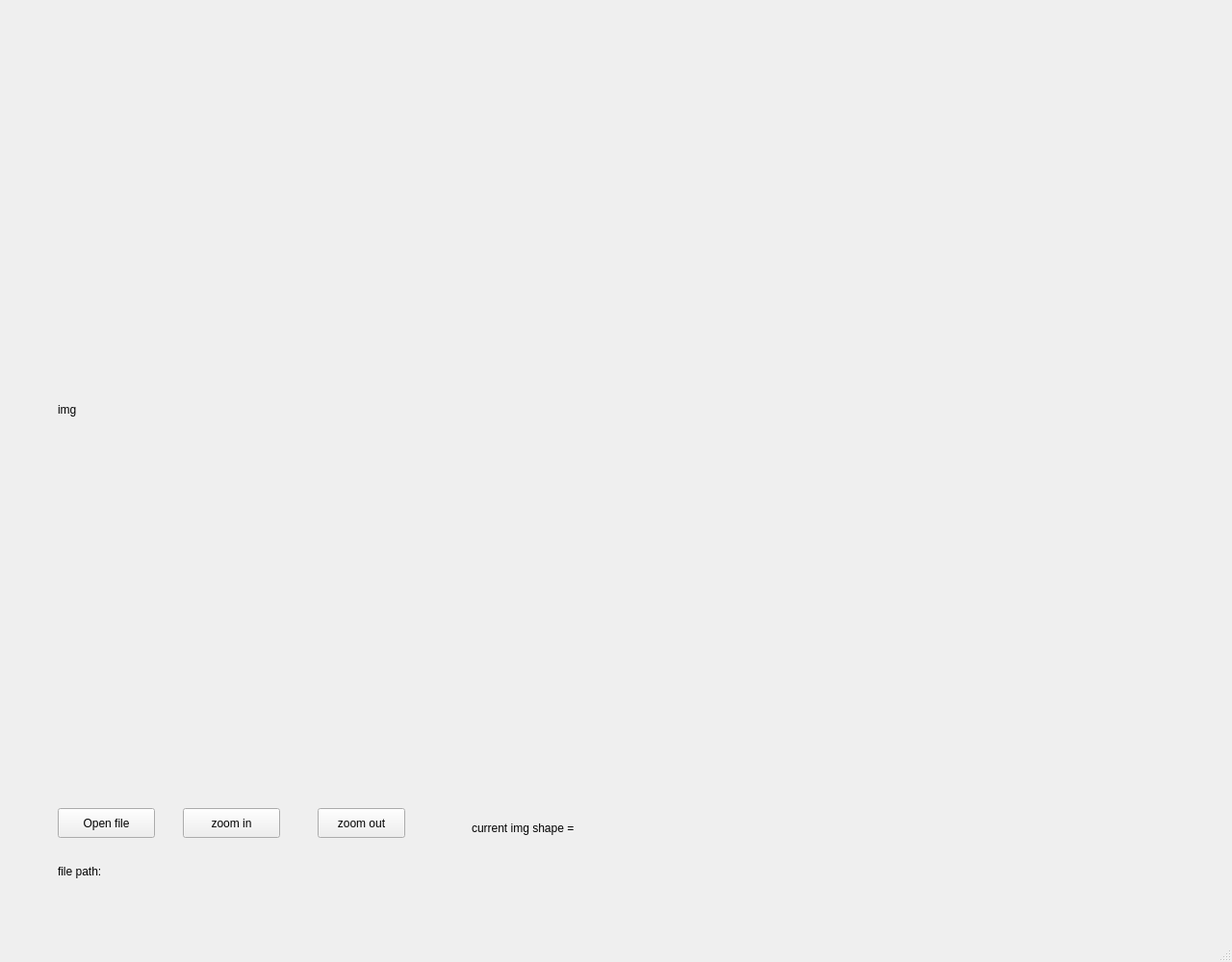
<?xml version="1.0" encoding="UTF-8"?>
<ui version="4.0">
 <class>MainWindow</class>
 <widget class="QMainWindow" name="MainWindow">
  <property name="geometry">
   <rect>
    <x>0</x>
    <y>0</y>
    <width>1280</width>
    <height>1000</height>
   </rect>
  </property>
  <property name="windowTitle">
   <string>MainWindow</string>
  </property>
  <widget class="QWidget" name="centralwidget">
   <widget class="QPushButton" name="btn_zoom_in">
    <property name="geometry">
     <rect>
      <x>190</x>
      <y>840</y>
      <width>101</width>
      <height>31</height>
     </rect>
    </property>
    <property name="text">
     <string>zoom in</string>
    </property>
   </widget>
   <widget class="QPushButton" name="btn_zoom_out">
    <property name="geometry">
     <rect>
      <x>330</x>
      <y>840</y>
      <width>91</width>
      <height>31</height>
     </rect>
    </property>
    <property name="text">
     <string>zoom out</string>
    </property>
   </widget>
   <widget class="QLabel" name="label_img">
    <property name="geometry">
     <rect>
      <x>60</x>
      <y>40</y>
      <width>1121</width>
      <height>771</height>
     </rect>
    </property>
    <property name="text">
     <string>img</string>
    </property>
   </widget>
   <widget class="QPushButton" name="btn_open_file">
    <property name="geometry">
     <rect>
      <x>60</x>
      <y>840</y>
      <width>101</width>
      <height>31</height>
     </rect>
    </property>
    <property name="text">
     <string>Open file</string>
    </property>
   </widget>
   <widget class="QLabel" name="label_img_shape">
    <property name="geometry">
     <rect>
      <x>490</x>
      <y>850</y>
      <width>361</width>
      <height>21</height>
     </rect>
    </property>
    <property name="text">
     <string>current img shape =</string>
    </property>
   </widget>
   <widget class="QLabel" name="label_file_path">
    <property name="geometry">
     <rect>
      <x>60</x>
      <y>890</y>
      <width>1131</width>
      <height>31</height>
     </rect>
    </property>
    <property name="text">
     <string>file path: </string>
    </property>
   </widget>
  </widget>
  <widget class="QMenuBar" name="menubar">
   <property name="geometry">
    <rect>
     <x>0</x>
     <y>0</y>
     <width>1280</width>
     <height>22</height>
    </rect>
   </property>
  </widget>
  <widget class="QStatusBar" name="statusbar"/>
 </widget>
 <resources/>
 <connections/>
</ui>
